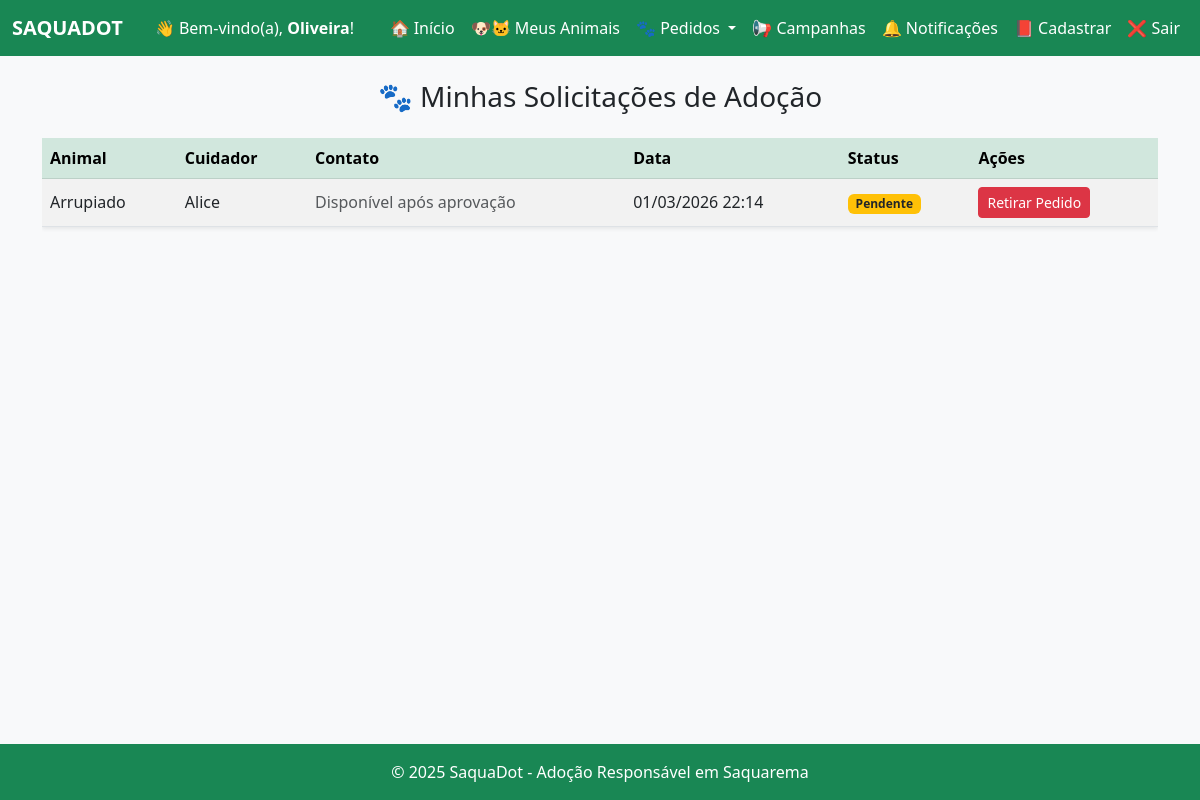
Screenshot of /minhas-solicitacoes/ (signed in) with the database file from the repository.
### core/models.py (models this page shows, shortened)
class Adocao(models.Model):
    adotante = models.ForeignKey(User, on_delete=models.CASCADE)
    animal = models.ForeignKey(Animal, on_delete=models.CASCADE)
    data_pedido = models.DateTimeField(auto_now_add=True)
    aprovado = models.BooleanField(default=False)

class Animal(models.Model):
    PORTE_CHOICES = [
        ('Pequeno', 'Pequeno'),
        ('Médio', 'Médio'),
        ('Grande', 'Grande'),
    ]
    SEXO_CHOICES = [
        ('Macho', 'Macho'),
        ('Fêmea', 'Fêmea'),
    ]
    IDADE_CHOICES = [
        ('Menos de 6 meses', 'Menos de 6 meses'),
        ('7 a 11 meses', '7 a 11 meses'),
        ('1 ano', '1 ano'),
        ('2 anos', '2 anos'),
        ('3 anos', '3 anos'),
        ('4 anos', '4 anos'),
        ('5 anos', '5 anos'),
        ('6 anos', '6 anos'),
        ('7 ou mais', '7 ou mais'),
    ]
    nome = models.CharField(max_length=100)
    especie = models.CharField(max_length=50, choices=[('Cachorro', 'Cachorro'), ('Gato', 'Gato')])
    idade = models.CharField(max_length=20, choices=IDADE_CHOICES, verbose_name="Idade")
    descricao = models.TextField()
    foto = models.ImageField(upload_to='animais/')
    adotado = models.BooleanField(default=False)
    cuidador = models.ForeignKey(User, on_delete=models.CASCADE, related_name='animais')
    porte = models.CharField(
        max_length=10,
        choices=PORTE_CHOICES,
        verbose_name="Porte",
        null=True, # Permite que animais antigos não tenham porte
        blank=True # Permite que o campo seja opcional no formulário
    )
    sexo = models.CharField(
        max_length=10,
        choices=SEXO_CHOICES,
        verbose_name="Sexo",
        null=True,
        blank=True
    )
    whatsapp = models.CharField(
        max_length=20,
        blank=True,
        null=True,
        verbose_name="WhatsApp",
        help_text="Número com DDD"
    )
    email = models.EmailField(
        blank=True,
        null=True,
        verbose_name="E-mail"
    )

### core/views.py (the view)
# urls.py: path('minhas-solicitacoes/', views.minhas_solicitacoes, name='minhas_solicitacoes'),
@login_required
def minhas_solicitacoes(request):
    adocoes = Adocao.objects.filter(adotante=request.user).select_related('animal', 'animal__cuidador')
    for adocao in adocoes:
        if not adocao.aprovado:
            adocao.animal.whatsapp = None
            adocao.animal.email = None
    return render(request, 'core/minhas_solicitacoes.html', {'adocoes': adocoes})

### core/context_processors.py (called while the page is built)
def contagem_pedidos(request):
    if request.user.is_authenticated:
        pendentes = Adocao.objects.filter(animal__cuidador=request.user, aprovado=False).count()
        return {'pedidos_pendentes': pendentes}
    return {}

def contagem_notificacoes(request):
    if request.user.is_authenticated:
        nao_lidas = Notificacao.objects.filter(usuario=request.user, lida=False).count()
        return {'notificacoes_nao_lidas': nao_lidas}
    return {}

### core/templates/core/minhas_solicitacoes.html (shortened to what this page needs)
{% extends 'core/base.html' %}
{% block content %}
<h3 class="text-center mb-4">🐾 Minhas Solicitações de Adoção</h3>
{% if adocoes %}
  <div class="table-responsive">
    <table class="table table-striped align-middle shadow-sm">
      <thead class="table-success">
        <tr>
          <th>Animal</th>
          <th>Cuidador</th>
          <th>Contato</th>
          <th>Data</th>
          <th>Status</th>
          <th>Ações</th>
        </tr>
      </thead>
      <tbody>
        {% for adocao in adocoes %}
          <tr>
            <td>{{ adocao.animal.nome }}</td>
            <td>{{ adocao.animal.cuidador.username }}</td>
            <td>
              {% if adocao.aprovado %}
                {% if adocao.animal.whatsapp or adocao.animal.email %}
                  {% if adocao.animal.whatsapp %}
                    <div class="d-flex align-items-center mb-1">
                      <i class="me-1">📱</i>
                      <span id="wa-{{ adocao.id }}" class="me-2">{{ adocao.animal.whatsapp }}</span>
                      <button class="btn btn-sm btn-outline-success py-0 px-1 copiar-btn" data-target-id="wa-{{ adocao.id }}" title="Copiar WhatsApp">📋</button>
                    </div>
                  {% endif %}
                  {% if adocao.animal.email %}
                    <div class="d-flex align-items-center">
                      <i class="me-1">✉️</i>
                      <span id="email-{{ adocao.id }}" class="me-2 small">{{ adocao.animal.email }}</span>
                      <button class="btn btn-sm btn-outline-secondary py-0 px-1 copiar-btn" data-target-id="email-{{ adocao.id }}" title="Copiar E-mail">📋</button>
                    </div>
                  {% endif %}
                {% else %}
                  <span class="text-muted">Não informado</span>
                {% endif %}
              {% else %}
                <span class="text-muted">Disponível após aprovação</span>
              {% endif %}
            </td>
            <td>{{ adocao.data_pedido|date:"d/m/Y H:i" }}</td>
            <td>
              {% if adocao.aprovado %}
                <span class="badge bg-success">Aprovado</span>
              {% else %}
                <span class="badge bg-warning text-dark">Pendente</span>
              {% endif %}
            </td>
            <td>
              {% if not adocao.aprovado %}
                <a href="{% url 'retirar_pedido' adocao.id %}" class="btn btn-sm btn-danger">Retirar Pedido</a>
              {% else %}
                <button class="btn btn-sm btn-secondary" disabled>Concluído</button>
              {% endif %}
            </td>
          </tr>
        {% endfor %}
      </tbody>
    </table>
  </div>
  <div class="position-fixed bottom-0 end-0 p-3" style="z-index: 1100;">
  </div>
{% else %}
  <p class="text-center text-muted">Você ainda não fez nenhuma solicitação de adoção 🐕</p>
{% endif %}
{% endblock %}

### core/templates/core/base.html (shortened to what this page needs)
{% load static %}
<!DOCTYPE html>
<html lang="pt-br">
<head>
  <link href="https://cdn.jsdelivr.net/npm/bootstrap@5.3.0/dist/css/bootstrap.min.css" rel="stylesheet">
  <link href="{% static 'core/styles.css' %}" rel="stylesheet">
</head>
<body>
  <nav class="navbar navbar-expand-lg" style="background-color: #198754;">
    <div class="container-fluid">
      <a class="navbar-brand text-white fw-bold" href="/">SAQUADOT</a>
      {% if user.is_authenticated %}
        <span class="navbar-text text-white ms-3">
          👋 Bem-vindo(a), <strong>{{ user.first_name|default:user.username }}</strong>!
        </span>
      {% endif %}
      <div class="collapse navbar-collapse justify-content-end" id="navbarNav">
        <ul class="navbar-nav">
          {% if user.is_authenticated %}
            <li class="nav-item"><a class="nav-link text-white" href="/">🏠 Início</a></li>
            <li class="nav-item"><a class="nav-link text-white" href="/meus-animais/">🐶🐱 Meus Animais</a></li>
            <li class="nav-item dropdown">
              <a class="nav-link dropdown-toggle text-white" href="#" id="navbarDropdown" role="button" data-bs-toggle="dropdown">
                🐾 Pedidos
              </a>
            </li>
            <li class="nav-item"><a class="nav-link text-white" href="/campanhas/">📢 Campanhas</a></li>
            <li class="nav-item">
              <a class="nav-link text-white position-relative" href="/notificacoes/">
                🔔 Notificações
              </a>
            </li>
            <li class="nav-item"><a class="nav-link text-white" href="/animal/cadastrar/">📕 Cadastrar</a></li>
            <li class="nav-item"><a class="nav-link text-white" href="/logout/">❌ Sair</a></li>
          {% else %}
            <li class="nav-item"><a class="nav-link text-white" href="/login/">Entrar</a></li>
            <li class="nav-item"><a class="nav-link text-white" href="/register/">Cadastrar</a></li>
          {% endif %}
        </ul>
      </div>
    </div>
  </nav>
  <div class="toast-container position-fixed bottom-0 end-0 p-3" style="z-index: 1100;">
  </div>
  <div class="container mt-4">
    {% block content %}{% endblock %}
  </div>
  <footer class="bg-success text-white text-center py-3 mt-auto">
    © 2025 SaquaDot - Adoção Responsável em Saquarema
  </footer>
</body>
</html>

### core/static/core/styles.css (style rules this page uses)
html, body { height: 100%; }
body { background-color: #f8f9fa; display: flex; flex-direction: column; }
.navbar { background-color: #198754; }
.navbar a, .navbar-brand { color: white !important; }
footer { background-color: #198754; color: white; text-align: center; padding: 15px; margin-top: auto; }

### rows the page displays
Adocao: animal.nome "Arrupiado", animal.cuidador.username "Alice", aprovado "Disponível após aprovação", data_pedido "01/03/2026 22:14"

### other values shown
{{ user.first_name|default:user.username }} "Oliveira"
